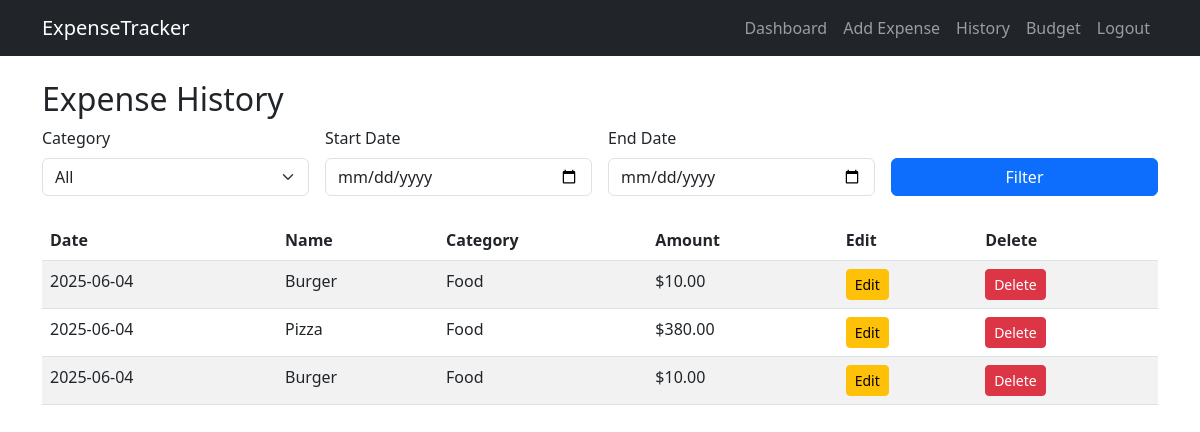
The app's page /history (signed in) with its own data.
### tables this page shows
CREATE TABLE expenses (
            id INTEGER PRIMARY KEY AUTOINCREMENT,
            user_id INTEGER NOT NULL,
            name TEXT NOT NULL,
            category TEXT NOT NULL,
            amount REAL NOT NULL,
            date TEXT NOT NULL,
            FOREIGN KEY (user_id) REFERENCES users(id)
        );

### app.py (the view, shortened to what this page needs)
@app.route('/history', methods=['GET', 'POST'])
def expense_history():
    if 'user_id' not in session:
        return redirect(url_for('login'))
    conn = get_db_connection()
    user_id = session['user_id']
    categories = conn.execute(
        "SELECT DISTINCT category FROM expenses WHERE user_id = ?", (user_id,)
    ).fetchall()
    selected_category = 'All'
    start_date = ''
    end_date = ''
    query = "SELECT * FROM expenses WHERE user_id = ?"
    params = [user_id]
    query += " ORDER BY date DESC"
    expenses = conn.execute(query, params).fetchall()
    conn.close()
    return render_template(
        'history.html',
        expenses=expenses,
        categories=categories,
        selected_category=selected_category,
        start_date=start_date,
        end_date=end_date
    )

### app.py (called while the page is built)
def get_db_connection():
    conn = sqlite3.connect('database.db')
    conn.row_factory = sqlite3.Row
    return conn

### templates/history.html (shortened to what this page needs)
{% extends "layout.html" %}
{% block content %}
<h2>Expense History</h2>
<form method="POST" class="row g-3 mb-4">
    <div class="col-md-3">
        <label for="category" class="form-label">Category</label>
        <select name="category" id="category" class="form-select">
            <option value="All" {% if selected_category == 'All' %}selected{% endif %}>All</option>
        </select>
    </div>
    <div class="col-md-3">
        <label for="start_date" class="form-label">Start Date</label>
        <input type="date" name="start_date" id="start_date" class="form-control" value="{{ start_date }}">
    </div>
    <div class="col-md-3">
        <label for="end_date" class="form-label">End Date</label>
        <input type="date" name="end_date" id="end_date" class="form-control" value="{{ end_date }}">
    </div>
    <div class="col-md-3 align-self-end">
        <button type="submit" class="btn btn-primary w-100">Filter</button>
    </div>
</form>
<table class="table table-striped">
    <thead>
        <tr>
            <th>Date</th>
            <th>Name</th>
            <th>Category</th>
            <th>Amount</th>
            <th>Edit</th>
            <th>Delete</th>
        </tr>
    </thead>
    <tbody>
        {% for expense in expenses %}
        <tr>
            <td>{{ expense['date'] }}</td>
            <td>{{ expense['name'] }}</td>
            <td>{{ expense['category'] }}</td>
            <td>${{ "%.2f"|format(expense['amount']) }}</td>
            <td>
                <a href="{{ url_for('edit_expense', expense_id=expense['id']) }}" class="btn btn-sm btn-warning">Edit</a>
            </td>
            <td>
                <form action="{{ url_for('delete_expense', expense_id=expense['id']) }}" method="POST" style="display:inline;">
                    <button type="submit" class="btn btn-sm btn-danger" onclick="return confirm('Are you sure you want to delete this expense?');">Delete</button>
                </form>
            </td>
        </tr>
        {% else %}
        <tr>
            <td colspan="6" class="text-center">No expenses found.</td>
        </tr>
        {% endfor %}
    </tbody>
</table>
{% endblock %}

### records on screen
expenses: date "2025-06-04", name "Burger", category "Food", amount "10.00"
expenses: date "2025-06-04", name "Pizza", category "Food", amount "380.00"
expenses: date "2025-06-04", name "Burger", category "Food", amount "10.00"
